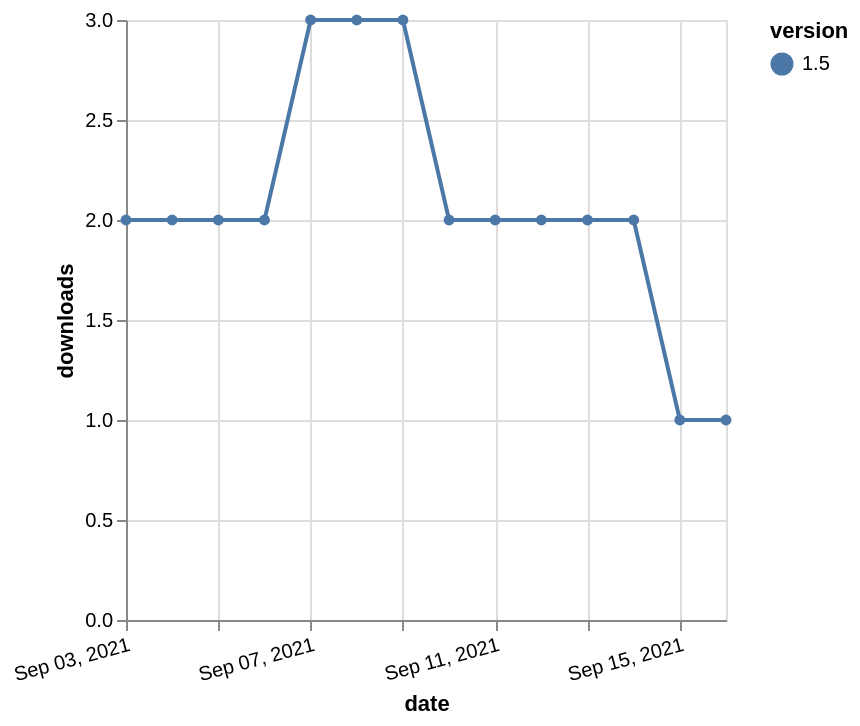

Express this chart as Vega-Lite.
### Vega-Lite specification from a JSON file in a GitHub repository (floating-point values rounded to 4 significant figures)
{"$schema": "https://vega.github.io/schema/vega-lite/v5.json", "description": "A simple bar chart with embedded data.", "data": {"values": [{"date": "2021-09-03", "total": 2240, "delta": 2, "version": "1.5"}, {"date": "2021-09-04", "total": 2242, "delta": 2, "version": "1.5"}, {"date": "2021-09-05", "total": 2244, "delta": 2, "version": "1.5"}, {"date": "2021-09-06", "total": 2246, "delta": 2, "version": "1.5"}, {"date": "2021-09-07", "total": 2249, "delta": 3, "version": "1.5"}, {"date": "2021-09-08", "total": 2252, "delta": 3, "version": "1.5"}, {"date": "2021-09-09", "total": 2255, "delta": 3, "version": "1.5"}, {"date": "2021-09-10", "total": 2257, "delta": 2, "version": "1.5"}, {"date": "2021-09-11", "total": 2259, "delta": 2, "version": "1.5"}, {"date": "2021-09-12", "total": 2261, "delta": 2, "version": "1.5"}, {"date": "2021-09-13", "total": 2263, "delta": 2, "version": "1.5"}, {"date": "2021-09-14", "total": 2265, "delta": 2, "version": "1.5"}, {"date": "2021-09-15", "total": 2266, "delta": 1, "version": "1.5"}, {"date": "2021-09-16", "total": 2267, "delta": 1, "version": "1.5"}]}, "width": "container", "mark": {"type": "line", "point": {"filled": true}}, "encoding": {"x": {"field": "date", "type": "temporal", "timeUnit": "yearmonthdate", "title": "date", "axis": {"labelAngle": -15}}, "y": {"field": "delta", "type": "quantitative", "title": "downloads"}, "color": {"field": "version", "type": "nominal"}, "tooltip": {"field": "delta"}}}
